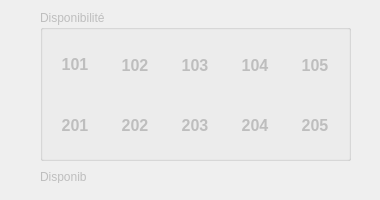
<?xml version="1.0" encoding="UTF-8"?>
<ui version="4.0">
 <class>RoomAvailableDialog</class>
 <widget class="QDialog" name="RoomAvailableDialog">
  <property name="windowModality">
   <enum>Qt::WindowModal</enum>
  </property>
  <property name="enabled">
   <bool>false</bool>
  </property>
  <property name="geometry">
   <rect>
    <x>0</x>
    <y>0</y>
    <width>380</width>
    <height>200</height>
   </rect>
  </property>
  <property name="windowTitle">
   <string>Available Rooms</string>
  </property>
  <property name="autoFillBackground">
   <bool>true</bool>
  </property>
  <widget class="QGroupBox" name="groupBox">
   <property name="geometry">
    <rect>
     <x>40</x>
     <y>10</y>
     <width>311</width>
     <height>151</height>
    </rect>
   </property>
   <property name="title">
    <string>Disponibilité</string>
   </property>
   <widget class="QLabel" name="lbl101">
    <property name="geometry">
     <rect>
      <x>10</x>
      <y>30</y>
      <width>50</width>
      <height>50</height>
     </rect>
    </property>
    <property name="font">
     <font>
      <pointsize>12</pointsize>
      <weight>75</weight>
      <bold>true</bold>
     </font>
    </property>
    <property name="text">
     <string>101</string>
    </property>
    <property name="textFormat">
     <enum>Qt::RichText</enum>
    </property>
    <property name="scaledContents">
     <bool>true</bool>
    </property>
    <property name="alignment">
     <set>Qt::AlignCenter</set>
    </property>
   </widget>
   <widget class="QLabel" name="lbl102">
    <property name="geometry">
     <rect>
      <x>70</x>
      <y>30</y>
      <width>50</width>
      <height>50</height>
     </rect>
    </property>
    <property name="font">
     <font>
      <pointsize>12</pointsize>
      <weight>75</weight>
      <bold>true</bold>
     </font>
    </property>
    <property name="text">
     <string>102</string>
    </property>
    <property name="scaledContents">
     <bool>true</bool>
    </property>
    <property name="alignment">
     <set>Qt::AlignCenter</set>
    </property>
   </widget>
   <widget class="QLabel" name="lbl103">
    <property name="geometry">
     <rect>
      <x>130</x>
      <y>30</y>
      <width>50</width>
      <height>50</height>
     </rect>
    </property>
    <property name="font">
     <font>
      <pointsize>12</pointsize>
      <weight>75</weight>
      <bold>true</bold>
     </font>
    </property>
    <property name="text">
     <string>103</string>
    </property>
    <property name="scaledContents">
     <bool>true</bool>
    </property>
    <property name="alignment">
     <set>Qt::AlignCenter</set>
    </property>
   </widget>
   <widget class="QLabel" name="lbl104">
    <property name="geometry">
     <rect>
      <x>190</x>
      <y>30</y>
      <width>50</width>
      <height>50</height>
     </rect>
    </property>
    <property name="font">
     <font>
      <pointsize>12</pointsize>
      <weight>75</weight>
      <bold>true</bold>
     </font>
    </property>
    <property name="text">
     <string>104</string>
    </property>
    <property name="scaledContents">
     <bool>true</bool>
    </property>
    <property name="alignment">
     <set>Qt::AlignCenter</set>
    </property>
   </widget>
   <widget class="QLabel" name="lbl105">
    <property name="geometry">
     <rect>
      <x>250</x>
      <y>30</y>
      <width>50</width>
      <height>50</height>
     </rect>
    </property>
    <property name="font">
     <font>
      <pointsize>12</pointsize>
      <weight>75</weight>
      <bold>true</bold>
     </font>
    </property>
    <property name="text">
     <string>105</string>
    </property>
    <property name="scaledContents">
     <bool>true</bool>
    </property>
    <property name="alignment">
     <set>Qt::AlignCenter</set>
    </property>
   </widget>
   <widget class="QLabel" name="lbl204">
    <property name="geometry">
     <rect>
      <x>190</x>
      <y>90</y>
      <width>50</width>
      <height>50</height>
     </rect>
    </property>
    <property name="font">
     <font>
      <pointsize>12</pointsize>
      <weight>75</weight>
      <bold>true</bold>
     </font>
    </property>
    <property name="text">
     <string>204</string>
    </property>
    <property name="scaledContents">
     <bool>true</bool>
    </property>
    <property name="alignment">
     <set>Qt::AlignCenter</set>
    </property>
   </widget>
   <widget class="QLabel" name="lbl205">
    <property name="geometry">
     <rect>
      <x>250</x>
      <y>90</y>
      <width>50</width>
      <height>50</height>
     </rect>
    </property>
    <property name="font">
     <font>
      <pointsize>12</pointsize>
      <weight>75</weight>
      <bold>true</bold>
     </font>
    </property>
    <property name="text">
     <string>205</string>
    </property>
    <property name="scaledContents">
     <bool>true</bool>
    </property>
    <property name="alignment">
     <set>Qt::AlignCenter</set>
    </property>
   </widget>
   <widget class="QLabel" name="lbl203">
    <property name="geometry">
     <rect>
      <x>130</x>
      <y>90</y>
      <width>50</width>
      <height>50</height>
     </rect>
    </property>
    <property name="font">
     <font>
      <pointsize>12</pointsize>
      <weight>75</weight>
      <bold>true</bold>
     </font>
    </property>
    <property name="text">
     <string>203</string>
    </property>
    <property name="scaledContents">
     <bool>true</bool>
    </property>
    <property name="alignment">
     <set>Qt::AlignCenter</set>
    </property>
   </widget>
   <widget class="QLabel" name="lbl201">
    <property name="geometry">
     <rect>
      <x>10</x>
      <y>90</y>
      <width>50</width>
      <height>50</height>
     </rect>
    </property>
    <property name="font">
     <font>
      <pointsize>12</pointsize>
      <weight>75</weight>
      <bold>true</bold>
     </font>
    </property>
    <property name="text">
     <string>201</string>
    </property>
    <property name="scaledContents">
     <bool>true</bool>
    </property>
    <property name="alignment">
     <set>Qt::AlignCenter</set>
    </property>
   </widget>
   <widget class="QLabel" name="lbl202">
    <property name="geometry">
     <rect>
      <x>70</x>
      <y>90</y>
      <width>50</width>
      <height>50</height>
     </rect>
    </property>
    <property name="font">
     <font>
      <pointsize>12</pointsize>
      <weight>75</weight>
      <bold>true</bold>
     </font>
    </property>
    <property name="text">
     <string>202</string>
    </property>
    <property name="scaledContents">
     <bool>true</bool>
    </property>
    <property name="alignment">
     <set>Qt::AlignCenter</set>
    </property>
   </widget>
  </widget>
  <widget class="QLabel" name="lblinfo">
   <property name="geometry">
    <rect>
     <x>40</x>
     <y>170</y>
     <width>47</width>
     <height>13</height>
    </rect>
   </property>
   <property name="text">
    <string>Disponible</string>
   </property>
  </widget>
 </widget>
 <resources/>
 <connections/>
</ui>
